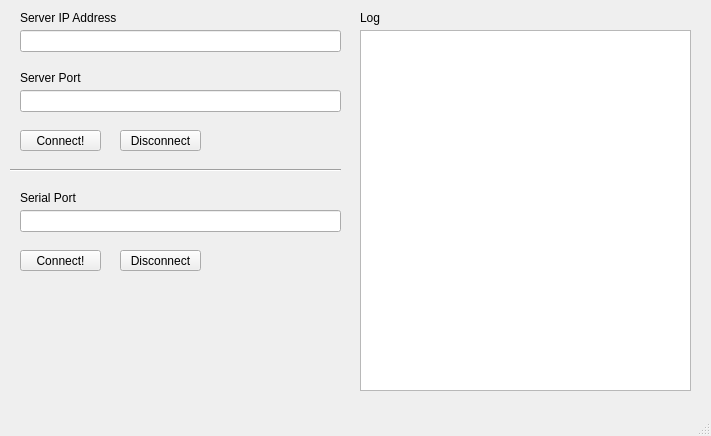
<?xml version="1.0" encoding="UTF-8"?>
<ui version="4.0">
 <class>MainWindow</class>
 <widget class="QMainWindow" name="MainWindow">
  <property name="geometry">
   <rect>
    <x>0</x>
    <y>0</y>
    <width>711</width>
    <height>436</height>
   </rect>
  </property>
  <property name="windowTitle">
   <string>MainWindow</string>
  </property>
  <widget class="QWidget" name="centralwidget">
   <widget class="QLineEdit" name="ipAddrLineEdit">
    <property name="geometry">
     <rect>
      <x>20</x>
      <y>30</y>
      <width>321</width>
      <height>22</height>
     </rect>
    </property>
   </widget>
   <widget class="QLabel" name="ipAddrLabel">
    <property name="geometry">
     <rect>
      <x>20</x>
      <y>10</y>
      <width>321</width>
      <height>16</height>
     </rect>
    </property>
    <property name="text">
     <string>Server IP Address</string>
    </property>
   </widget>
   <widget class="QLabel" name="portLabel">
    <property name="geometry">
     <rect>
      <x>20</x>
      <y>70</y>
      <width>321</width>
      <height>16</height>
     </rect>
    </property>
    <property name="text">
     <string>Server Port</string>
    </property>
   </widget>
   <widget class="QLineEdit" name="portLineEdit">
    <property name="geometry">
     <rect>
      <x>20</x>
      <y>90</y>
      <width>321</width>
      <height>22</height>
     </rect>
    </property>
   </widget>
   <widget class="QPushButton" name="serverConnectPushButton">
    <property name="geometry">
     <rect>
      <x>20</x>
      <y>130</y>
      <width>81</width>
      <height>21</height>
     </rect>
    </property>
    <property name="text">
     <string>Connect!</string>
    </property>
   </widget>
   <widget class="QLabel" name="logLabel">
    <property name="geometry">
     <rect>
      <x>360</x>
      <y>10</y>
      <width>321</width>
      <height>16</height>
     </rect>
    </property>
    <property name="text">
     <string>Log</string>
    </property>
   </widget>
   <widget class="QTextEdit" name="logTextEdit">
    <property name="geometry">
     <rect>
      <x>360</x>
      <y>30</y>
      <width>331</width>
      <height>361</height>
     </rect>
    </property>
    <property name="readOnly">
     <bool>true</bool>
    </property>
   </widget>
   <widget class="QPushButton" name="serverDisconnectPushButton">
    <property name="geometry">
     <rect>
      <x>120</x>
      <y>130</y>
      <width>81</width>
      <height>21</height>
     </rect>
    </property>
    <property name="text">
     <string>Disconnect</string>
    </property>
   </widget>
   <widget class="QLineEdit" name="serialPortLineEdit">
    <property name="geometry">
     <rect>
      <x>20</x>
      <y>210</y>
      <width>321</width>
      <height>22</height>
     </rect>
    </property>
   </widget>
   <widget class="QLabel" name="serialPortLabel">
    <property name="geometry">
     <rect>
      <x>20</x>
      <y>190</y>
      <width>321</width>
      <height>16</height>
     </rect>
    </property>
    <property name="text">
     <string>Serial Port</string>
    </property>
   </widget>
   <widget class="Line" name="line">
    <property name="geometry">
     <rect>
      <x>10</x>
      <y>160</y>
      <width>331</width>
      <height>20</height>
     </rect>
    </property>
    <property name="orientation">
     <enum>Qt::Horizontal</enum>
    </property>
   </widget>
   <widget class="QPushButton" name="serialConnectPushButton">
    <property name="geometry">
     <rect>
      <x>20</x>
      <y>250</y>
      <width>81</width>
      <height>21</height>
     </rect>
    </property>
    <property name="text">
     <string>Connect!</string>
    </property>
   </widget>
   <widget class="QPushButton" name="serialDisconnectPushButton">
    <property name="geometry">
     <rect>
      <x>120</x>
      <y>250</y>
      <width>81</width>
      <height>21</height>
     </rect>
    </property>
    <property name="text">
     <string>Disconnect</string>
    </property>
   </widget>
  </widget>
  <widget class="QMenuBar" name="menubar">
   <property name="geometry">
    <rect>
     <x>0</x>
     <y>0</y>
     <width>711</width>
     <height>20</height>
    </rect>
   </property>
  </widget>
  <widget class="QStatusBar" name="statusbar"/>
 </widget>
 <resources/>
 <connections/>
</ui>
